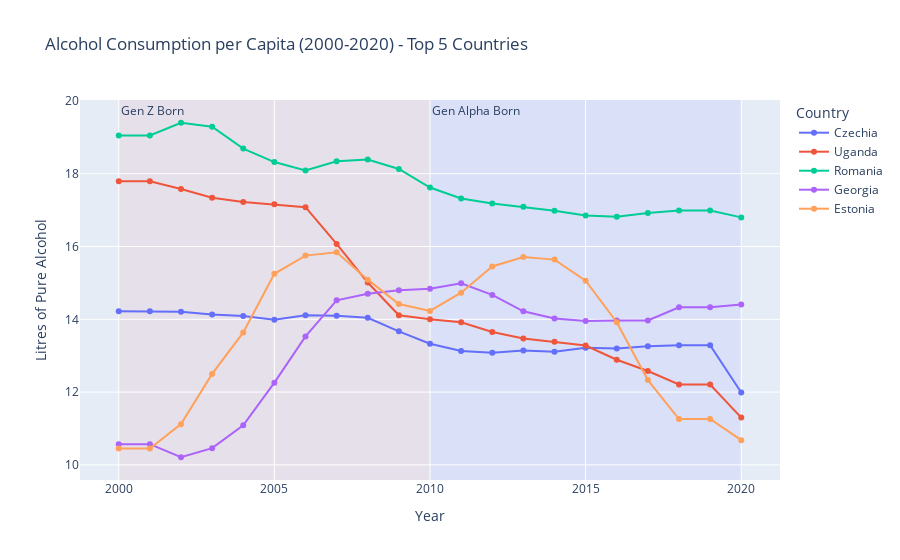

Notebook source saved alongside this figure:
### Code cell
import plotly.express as px
import plotly.graph_objects as go

# 1. Select Major 5 Countries (Top 5 by total consumption over the period)
# Ensure we use the pivoted df to get the index of top 5
top_5_countries = df_pvt.head(5).index.tolist()

# 2. Filter Data for 2000-2020 and Top 5 Countries
# We need the original 'df' for plotting with px
df_filtered = df[
    (df['entity'].isin(top_5_countries)) & 
    (df['year'] >= 2000) & 
    (df['year'] <= 2020)
].sort_values('year')

# 3. Create Line Chart
fig = px.line(
    df_filtered, 
    x='year', 
    y='sh_alc_pcap_li', 
    color='entity',
    title='Alcohol Consumption per Capita (2000-2020) - Top 5 Countries',
    labels={'sh_alc_pcap_li': 'Litres of Pure Alcohol', 'year': 'Year', 'entity': 'Country'},
    markers=True
)

# 4. Add Annotations for Generations (Birth Years)
# We only annotate generations that have birth years overlapping with the chart range (2000-2020)
# Gen Z: 1997 - 2010 (Overlaps 2000-2010)
# Gen Alpha: 2010 - 2025 (Overlaps 2010-2020)

# Define overlap colors
gen_colors = {
    'Gen Z': 'rgba(255, 0, 0, 0.1)',      # Reddish
    'Gen Alpha': 'rgba(0, 0, 255, 0.1)',  # Bluish
}

for gen_name, year_range in generations.items():
    start_year = year_range.start
    end_year = year_range.stop
    
    # Check if generation interval overlaps with chart range [2000, 2020]
    # Intersection logic
    chart_start, chart_end = 2000, 2020
    overlap_start = max(start_year, chart_start)
    overlap_end = min(end_year, chart_end)
    
    if overlap_start < overlap_end:
        # Add shaded region
        fig.add_vrect(
            x0=overlap_start, 
            x1=overlap_end,
            fillcolor=gen_colors.get(gen_name, 'rgba(100, 100, 100, 0.1)'),
            opacity=0.5,
            layer="below", 
            line_width=0,
            annotation_text=f"{gen_name} Born",
            annotation_position="top left"
        )

fig.show()

### Figure 1 — Plotly figure (JSON) as saved in the notebook; plotly's stock layout.template omitted (floating-point values rounded to 4 significant figures)
{"data": [{"hovertemplate": "Country=Czechia<br>Year=%{x}<br>Litres of Pure Alcohol=%{y}<extra></extra>", "legendgroup": "Czechia", "line": {"color": "#636efa", "dash": "solid"}, "marker": {"symbol": "circle"}, "mode": "lines+markers", "name": "Czechia", "orientation": "v", "showlegend": true, "type": "scatter", "x": [2000, 2001, 2002, 2003, 2004, 2005, 2006, 2007, 2008, 2009, 2010, 2011, 2012, 2013, 2014, 2015, 2016, 2017, 2018, 2019, 2020], "xaxis": "x", "y": [14.22, 14.22, 14.21, 14.13, 14.09, 13.99, 14.11, 14.1, 14.04, 13.67, 13.33, 13.13, 13.08, 13.14, 13.11, 13.22, 13.2, 13.26, 13.29, 13.29, 11.99], "yaxis": "y"}, {"hovertemplate": "Country=Uganda<br>Year=%{x}<br>Litres of Pure Alcohol=%{y}<extra></extra>", "legendgroup": "Uganda", "line": {"color": "#EF553B", "dash": "solid"}, "marker": {"symbol": "circle"}, "mode": "lines+markers", "name": "Uganda", "orientation": "v", "showlegend": true, "type": "scatter", "x": [2000, 2001, 2002, 2003, 2004, 2005, 2006, 2007, 2008, 2009, 2010, 2011, 2012, 2013, 2014, 2015, 2016, 2017, 2018, 2019, 2020], "xaxis": "x", "y": [17.79, 17.79, 17.58, 17.34, 17.22, 17.16, 17.08, 16.07, 15.01, 14.11, 14.0, 13.92, 13.65, 13.47, 13.38, 13.28, 12.89, 12.58, 12.21, 12.21, 11.3], "yaxis": "y"}, {"hovertemplate": "Country=Romania<br>Year=%{x}<br>Litres of Pure Alcohol=%{y}<extra></extra>", "legendgroup": "Romania", "line": {"color": "#00cc96", "dash": "solid"}, "marker": {"symbol": "circle"}, "mode": "lines+markers", "name": "Romania", "orientation": "v", "showlegend": true, "type": "scatter", "x": [2000, 2001, 2002, 2003, 2004, 2005, 2006, 2007, 2008, 2009, 2010, 2011, 2012, 2013, 2014, 2015, 2016, 2017, 2018, 2019, 2020], "xaxis": "x", "y": [19.05, 19.05, 19.4, 19.29, 18.69, 18.32, 18.09, 18.34, 18.39, 18.13, 17.62, 17.32, 17.18, 17.09, 16.98, 16.85, 16.82, 16.92, 16.99, 16.99, 16.8], "yaxis": "y"}, {"hovertemplate": "Country=Georgia<br>Year=%{x}<br>Litres of Pure Alcohol=%{y}<extra></extra>", "legendgroup": "Georgia", "line": {"color": "#ab63fa", "dash": "solid"}, "marker": {"symbol": "circle"}, "mode": "lines+markers", "name": "Georgia", "orientation": "v", "showlegend": true, "type": "scatter", "x": [2000, 2001, 2002, 2003, 2004, 2005, 2006, 2007, 2008, 2009, 2010, 2011, 2012, 2013, 2014, 2015, 2016, 2017, 2018, 2019, 2020], "xaxis": "x", "y": [10.57, 10.57, 10.21, 10.46, 11.09, 12.26, 13.53, 14.52, 14.7, 14.8, 14.84, 14.99, 14.67, 14.22, 14.02, 13.95, 13.97, 13.97, 14.33, 14.33, 14.41], "yaxis": "y"}, {"hovertemplate": "Country=Estonia<br>Year=%{x}<br>Litres of Pure Alcohol=%{y}<extra></extra>", "legendgroup": "Estonia", "line": {"color": "#FFA15A", "dash": "solid"}, "marker": {"symbol": "circle"}, "mode": "lines+markers", "name": "Estonia", "orientation": "v", "showlegend": true, "type": "scatter", "x": [2000, 2001, 2002, 2003, 2004, 2005, 2006, 2007, 2008, 2009, 2010, 2011, 2012, 2013, 2014, 2015, 2016, 2017, 2018, 2019, 2020], "xaxis": "x", "y": [10.45, 10.45, 11.12, 12.5, 13.64, 15.25, 15.75, 15.84, 15.09, 14.42, 14.23, 14.73, 15.45, 15.71, 15.64, 15.06, 13.92, 12.33, 11.26, 11.26, 10.68], "yaxis": "y"}], "layout": {"annotations": [{"showarrow": false, "text": "Gen Z Born", "x": 2000, "xanchor": "left", "xref": "x", "y": 1, "yanchor": "top", "yref": "y domain"}, {"showarrow": false, "text": "Gen Alpha Born", "x": 2010, "xanchor": "left", "xref": "x", "y": 1, "yanchor": "top", "yref": "y domain"}], "legend": {"title": {"text": "Country"}, "tracegroupgap": 0}, "shapes": [{"fillcolor": "rgba(255, 0, 0, 0.1)", "layer": "below", "line": {"width": 0}, "opacity": 0.5, "type": "rect", "x0": 2000, "x1": 2010, "xref": "x", "y0": 0, "y1": 1, "yref": "y domain"}, {"fillcolor": "rgba(0, 0, 255, 0.1)", "layer": "below", "line": {"width": 0}, "opacity": 0.5, "type": "rect", "x0": 2010, "x1": 2020, "xref": "x", "y0": 0, "y1": 1, "yref": "y domain"}], "title": {"text": "Alcohol Consumption per Capita (2000-2020) - Top 5 Countries"}, "xaxis": {"anchor": "y", "domain": [0, 1], "title": {"text": "Year"}}, "yaxis": {"anchor": "x", "domain": [0, 1], "title": {"text": "Litres of Pure Alcohol"}}}}
